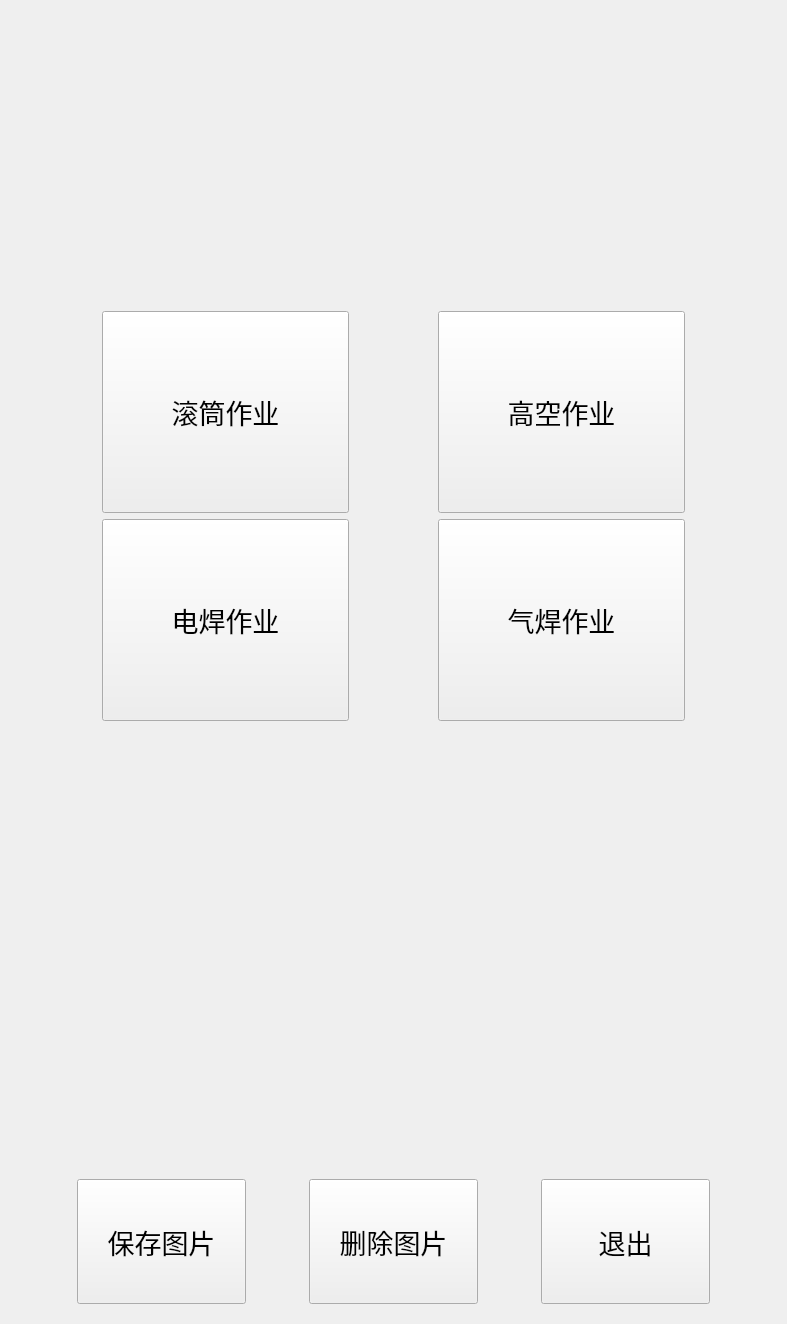
<?xml version="1.0" encoding="UTF-8"?>
<ui version="4.0">
 <class>Form</class>
 <widget class="QWidget" name="Form">
  <property name="enabled">
   <bool>true</bool>
  </property>
  <property name="geometry">
   <rect>
    <x>0</x>
    <y>0</y>
    <width>787</width>
    <height>1324</height>
   </rect>
  </property>
  <property name="windowTitle">
   <string>欢迎使用滚筒作业识别系统</string>
  </property>
  <layout class="QVBoxLayout" name="verticalLayout" stretch="2,3,3,1">
   <item>
    <widget class="QWidget" name="widget" native="true">
     <layout class="QHBoxLayout" name="horizontalLayout_3">
      <property name="spacing">
       <number>0</number>
      </property>
      <property name="sizeConstraint">
       <enum>QLayout::SetDefaultConstraint</enum>
      </property>
      <property name="leftMargin">
       <number>0</number>
      </property>
      <property name="topMargin">
       <number>0</number>
      </property>
      <property name="rightMargin">
       <number>0</number>
      </property>
      <property name="bottomMargin">
       <number>0</number>
      </property>
      <item>
       <widget class="QLabel" name="top_img_label">
        <property name="text">
         <string/>
        </property>
       </widget>
      </item>
     </layout>
    </widget>
   </item>
   <item>
    <widget class="QWidget" name="widget_3" native="true">
     <layout class="QVBoxLayout" name="verticalLayout_3">
      <item>
       <layout class="QHBoxLayout" name="horizontalLayout_7" stretch="1,3,1,3,1">
        <item>
         <spacer name="horizontalSpacer_13">
          <property name="orientation">
           <enum>Qt::Horizontal</enum>
          </property>
          <property name="sizeHint" stdset="0">
           <size>
            <width>40</width>
            <height>20</height>
           </size>
          </property>
         </spacer>
        </item>
        <item>
         <widget class="QPushButton" name="detect_task_one_btn">
          <property name="sizePolicy">
           <sizepolicy hsizetype="Preferred" vsizetype="Preferred">
            <horstretch>0</horstretch>
            <verstretch>0</verstretch>
           </sizepolicy>
          </property>
          <property name="minimumSize">
           <size>
            <width>0</width>
            <height>0</height>
           </size>
          </property>
          <property name="font">
           <font>
            <pointsize>20</pointsize>
           </font>
          </property>
          <property name="text">
           <string>滚筒作业</string>
          </property>
         </widget>
        </item>
        <item>
         <spacer name="horizontalSpacer_14">
          <property name="orientation">
           <enum>Qt::Horizontal</enum>
          </property>
          <property name="sizeHint" stdset="0">
           <size>
            <width>40</width>
            <height>20</height>
           </size>
          </property>
         </spacer>
        </item>
        <item>
         <widget class="QPushButton" name="detect_task_two_btn">
          <property name="sizePolicy">
           <sizepolicy hsizetype="Preferred" vsizetype="Preferred">
            <horstretch>0</horstretch>
            <verstretch>0</verstretch>
           </sizepolicy>
          </property>
          <property name="minimumSize">
           <size>
            <width>0</width>
            <height>0</height>
           </size>
          </property>
          <property name="font">
           <font>
            <pointsize>20</pointsize>
           </font>
          </property>
          <property name="text">
           <string>高空作业</string>
          </property>
         </widget>
        </item>
        <item>
         <spacer name="horizontalSpacer_15">
          <property name="orientation">
           <enum>Qt::Horizontal</enum>
          </property>
          <property name="sizeHint" stdset="0">
           <size>
            <width>40</width>
            <height>20</height>
           </size>
          </property>
         </spacer>
        </item>
       </layout>
      </item>
      <item>
       <layout class="QHBoxLayout" name="horizontalLayout_8" stretch="1,3,1,3,1">
        <item>
         <spacer name="horizontalSpacer_16">
          <property name="orientation">
           <enum>Qt::Horizontal</enum>
          </property>
          <property name="sizeHint" stdset="0">
           <size>
            <width>40</width>
            <height>20</height>
           </size>
          </property>
         </spacer>
        </item>
        <item>
         <widget class="QPushButton" name="detect_task_three_btn">
          <property name="sizePolicy">
           <sizepolicy hsizetype="Preferred" vsizetype="Preferred">
            <horstretch>0</horstretch>
            <verstretch>0</verstretch>
           </sizepolicy>
          </property>
          <property name="minimumSize">
           <size>
            <width>0</width>
            <height>0</height>
           </size>
          </property>
          <property name="font">
           <font>
            <pointsize>20</pointsize>
           </font>
          </property>
          <property name="text">
           <string>电焊作业</string>
          </property>
         </widget>
        </item>
        <item>
         <spacer name="horizontalSpacer_17">
          <property name="orientation">
           <enum>Qt::Horizontal</enum>
          </property>
          <property name="sizeHint" stdset="0">
           <size>
            <width>40</width>
            <height>20</height>
           </size>
          </property>
         </spacer>
        </item>
        <item>
         <widget class="QPushButton" name="detect_task_four_btn">
          <property name="sizePolicy">
           <sizepolicy hsizetype="Preferred" vsizetype="Preferred">
            <horstretch>0</horstretch>
            <verstretch>0</verstretch>
           </sizepolicy>
          </property>
          <property name="minimumSize">
           <size>
            <width>0</width>
            <height>0</height>
           </size>
          </property>
          <property name="font">
           <font>
            <pointsize>20</pointsize>
           </font>
          </property>
          <property name="text">
           <string>气焊作业</string>
          </property>
         </widget>
        </item>
        <item>
         <spacer name="horizontalSpacer_18">
          <property name="orientation">
           <enum>Qt::Horizontal</enum>
          </property>
          <property name="sizeHint" stdset="0">
           <size>
            <width>40</width>
            <height>20</height>
           </size>
          </property>
         </spacer>
        </item>
       </layout>
      </item>
     </layout>
    </widget>
   </item>
   <item>
    <widget class="QWidget" name="widget_2" native="true">
     <layout class="QHBoxLayout" name="horizontalLayout_4">
      <property name="spacing">
       <number>0</number>
      </property>
      <property name="leftMargin">
       <number>0</number>
      </property>
      <property name="topMargin">
       <number>0</number>
      </property>
      <property name="rightMargin">
       <number>0</number>
      </property>
      <property name="bottomMargin">
       <number>0</number>
      </property>
      <item>
       <widget class="QLabel" name="middle_img_label">
        <property name="text">
         <string/>
        </property>
       </widget>
      </item>
     </layout>
    </widget>
   </item>
   <item>
    <widget class="QWidget" name="dottom_btn" native="true">
     <layout class="QHBoxLayout" name="horizontalLayout_11">
      <item>
       <layout class="QHBoxLayout" name="horizontalLayout_10" stretch="1,3,1,3,1,3,1">
        <item>
         <spacer name="horizontalSpacer_23">
          <property name="orientation">
           <enum>Qt::Horizontal</enum>
          </property>
          <property name="sizeHint" stdset="0">
           <size>
            <width>40</width>
            <height>20</height>
           </size>
          </property>
         </spacer>
        </item>
        <item>
         <widget class="QPushButton" name="copy_button">
          <property name="sizePolicy">
           <sizepolicy hsizetype="Minimum" vsizetype="Minimum">
            <horstretch>0</horstretch>
            <verstretch>0</verstretch>
           </sizepolicy>
          </property>
          <property name="font">
           <font>
            <pointsize>20</pointsize>
           </font>
          </property>
          <property name="text">
           <string>保存图片</string>
          </property>
         </widget>
        </item>
        <item>
         <spacer name="horizontalSpacer_24">
          <property name="orientation">
           <enum>Qt::Horizontal</enum>
          </property>
          <property name="sizeHint" stdset="0">
           <size>
            <width>40</width>
            <height>20</height>
           </size>
          </property>
         </spacer>
        </item>
        <item>
         <widget class="QPushButton" name="delete_button">
          <property name="sizePolicy">
           <sizepolicy hsizetype="Minimum" vsizetype="Minimum">
            <horstretch>0</horstretch>
            <verstretch>0</verstretch>
           </sizepolicy>
          </property>
          <property name="font">
           <font>
            <pointsize>20</pointsize>
           </font>
          </property>
          <property name="text">
           <string>删除图片</string>
          </property>
         </widget>
        </item>
        <item>
         <spacer name="horizontalSpacer_25">
          <property name="orientation">
           <enum>Qt::Horizontal</enum>
          </property>
          <property name="sizeHint" stdset="0">
           <size>
            <width>40</width>
            <height>20</height>
           </size>
          </property>
         </spacer>
        </item>
        <item>
         <widget class="QPushButton" name="close_button">
          <property name="sizePolicy">
           <sizepolicy hsizetype="Minimum" vsizetype="Minimum">
            <horstretch>0</horstretch>
            <verstretch>0</verstretch>
           </sizepolicy>
          </property>
          <property name="font">
           <font>
            <pointsize>20</pointsize>
           </font>
          </property>
          <property name="text">
           <string>退出</string>
          </property>
         </widget>
        </item>
        <item>
         <spacer name="horizontalSpacer_26">
          <property name="orientation">
           <enum>Qt::Horizontal</enum>
          </property>
          <property name="sizeHint" stdset="0">
           <size>
            <width>40</width>
            <height>20</height>
           </size>
          </property>
         </spacer>
        </item>
       </layout>
      </item>
     </layout>
    </widget>
   </item>
  </layout>
 </widget>
 <resources/>
 <connections/>
</ui>
